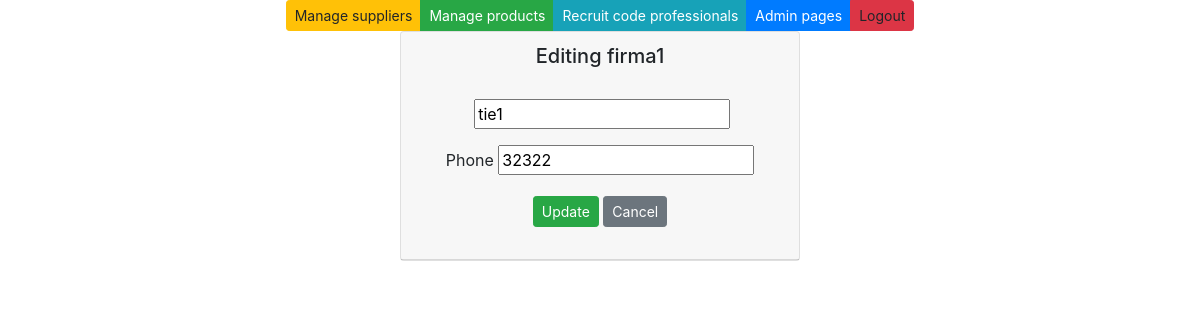
/edit-supplier-get/1/, run on an earlier commit of the app's database.
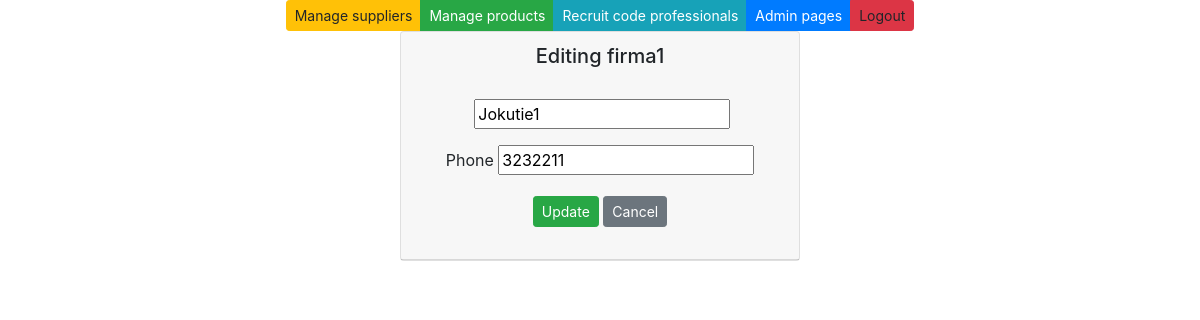
And on a later commit of the database.
### app/models.py (models this page shows, shortened)
class Supplier(models.Model):
    companyname = models.CharField(max_length = 50, default="firma")
    contactname = models.CharField(max_length = 50, default="firma")
    address = models.CharField(max_length = 100, default="firma")
    phone = models.CharField(max_length = 20, default="firma")
    email = models.CharField(max_length = 50, default="firma")
    country = models.CharField(max_length = 50, default="firma")

### app/views.py (the view)
# urls.py: path('edit-supplier-get/<int:id>/', edit_supplier_get),
def edit_supplier_get(request, id):
        supplier = Supplier.objects.get(id = id)
        context = {'supplier': supplier}
        return render (request,"edit_supplier.html",context)

### app/templates/edit_supplier.html (shortened to what this page needs)
{% extends 'index.html' %}
{% block content %}
<div class="card" style="width: 25rem;">
    <div class="card-header">
        <h5>Editing {{supplier.companyname}} </h5>
        <div class="card-body">
            <form method="post" action="/edit-supplier-post/{{supplier.id}}/">
                <div class="form-group">
                    <input type="text" name="address" value={{supplier.address}}>
                </div>
                <div class="form-group">
                    <label>Phone</label>
                    <input type="number" name="phone" value={{supplier.phone}}>
                </div>
                <input type="submit" value="Update" class="btn btn-success btn-sm">
                <input type="button" onclick="window.location.href='/products'" id="hide-btn"
                    class="btn btn-secondary btn-sm" value="Cancel">
            </form>
        </div>
    </div>
</div>
{% endblock %}

What changed in the data, as far as the page shows it:
changed Supplier "firma1": address "tie1" → "Jokutie1"; phone "32322" → "3232211"
